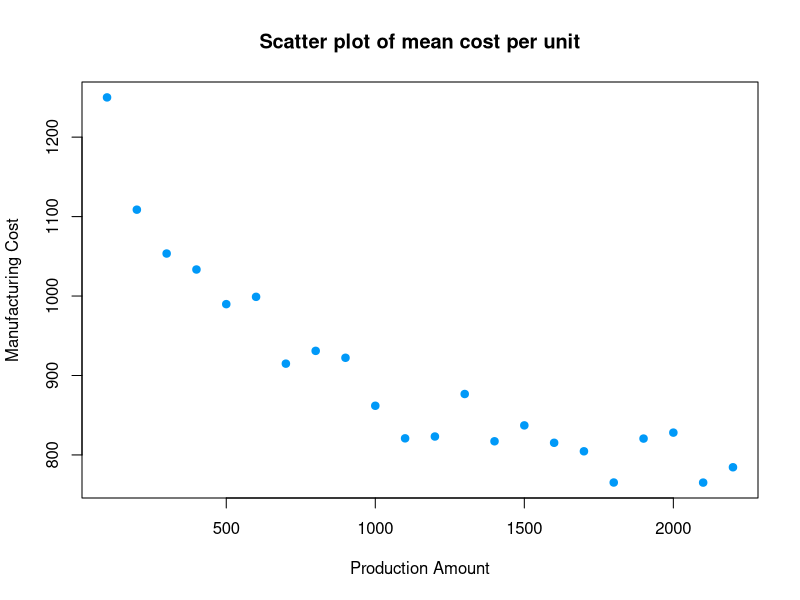
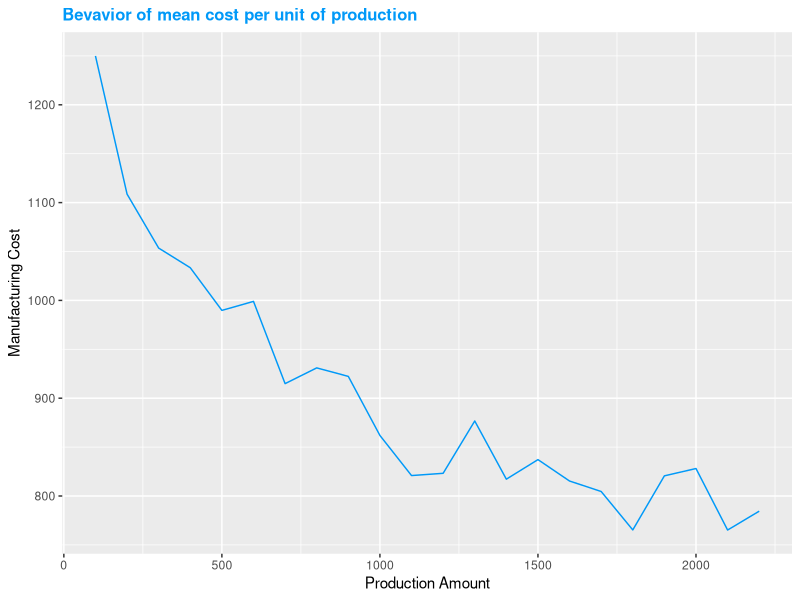
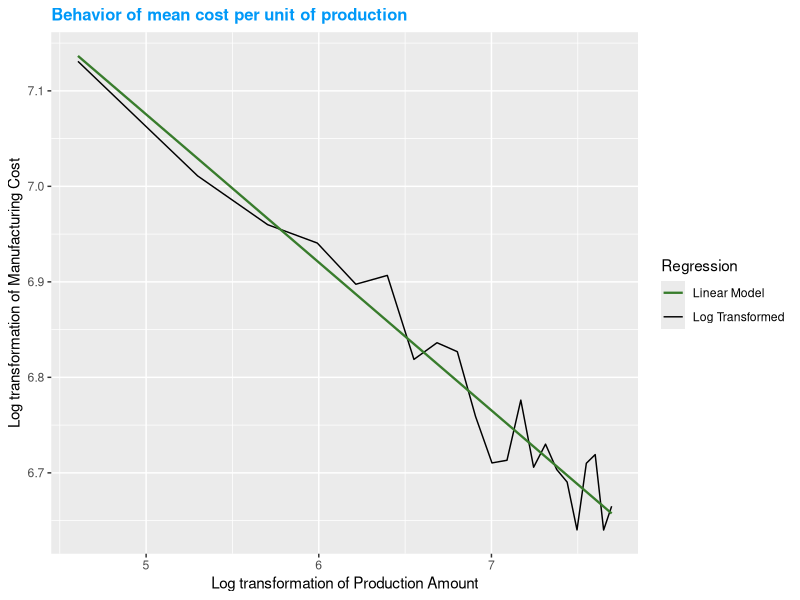
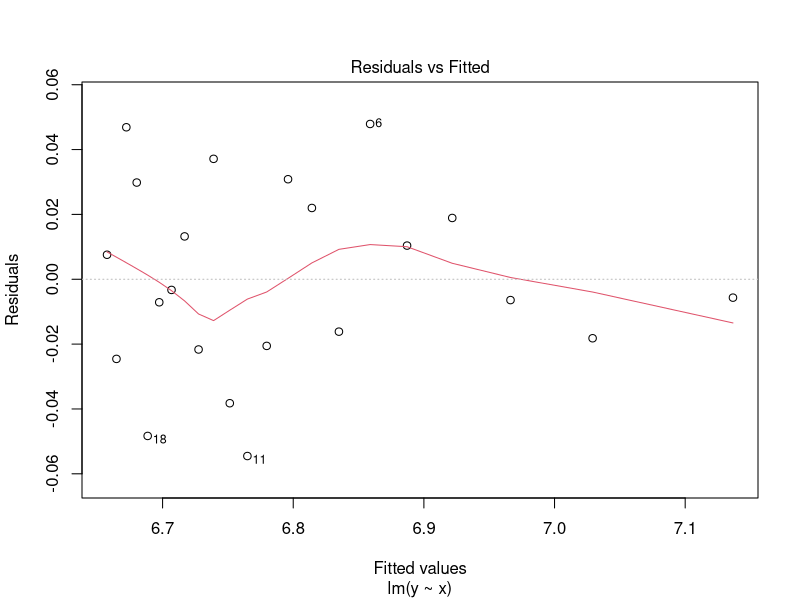
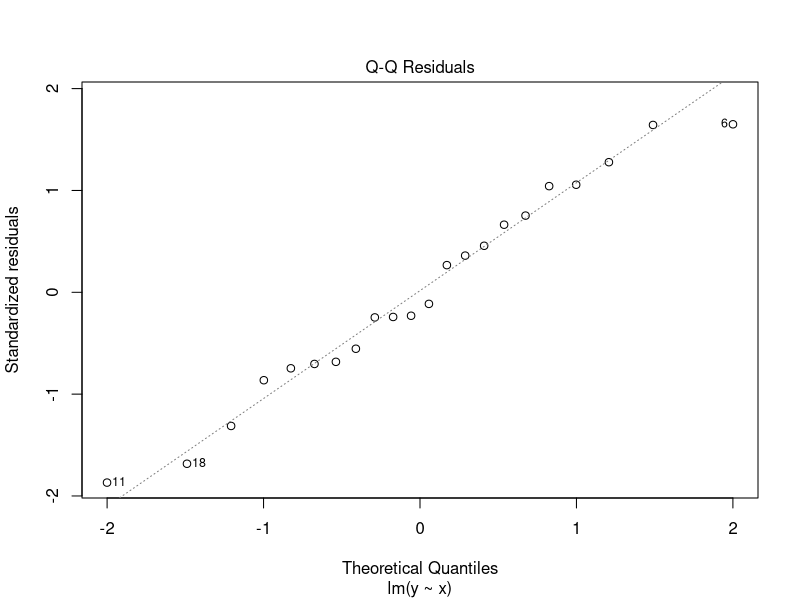
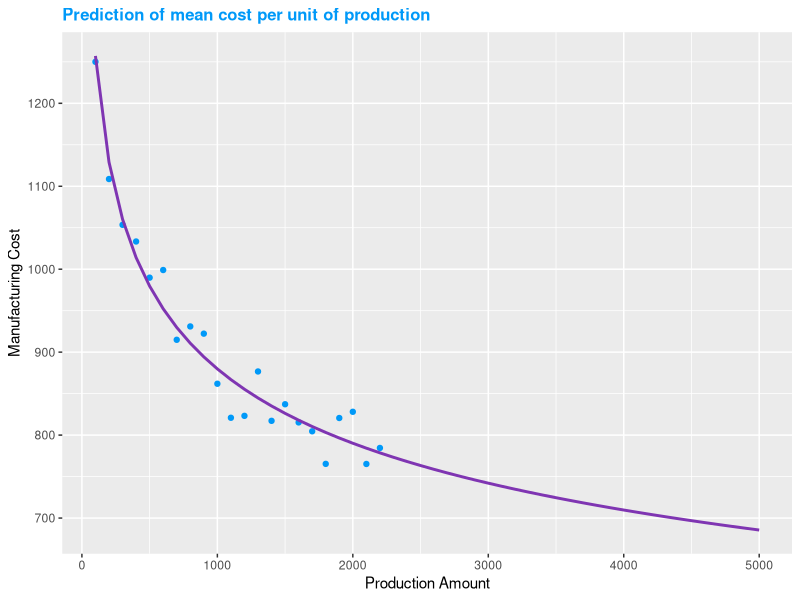
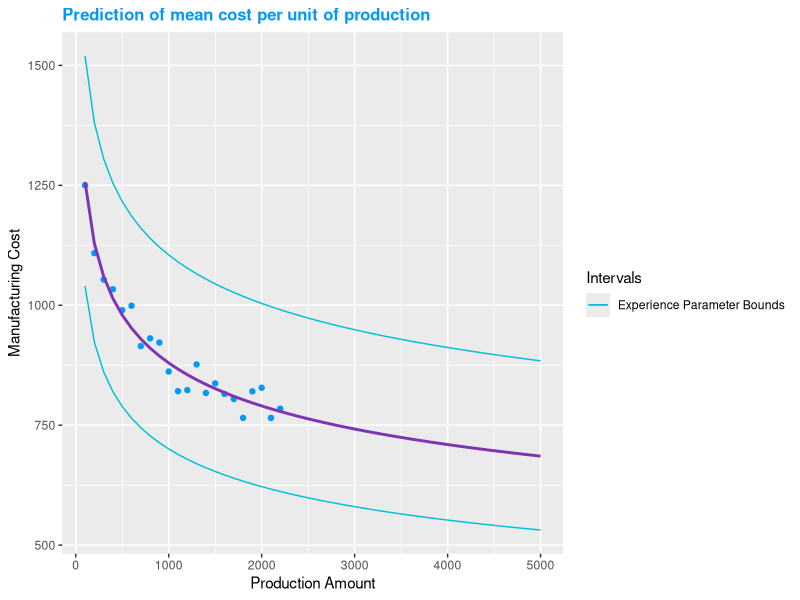
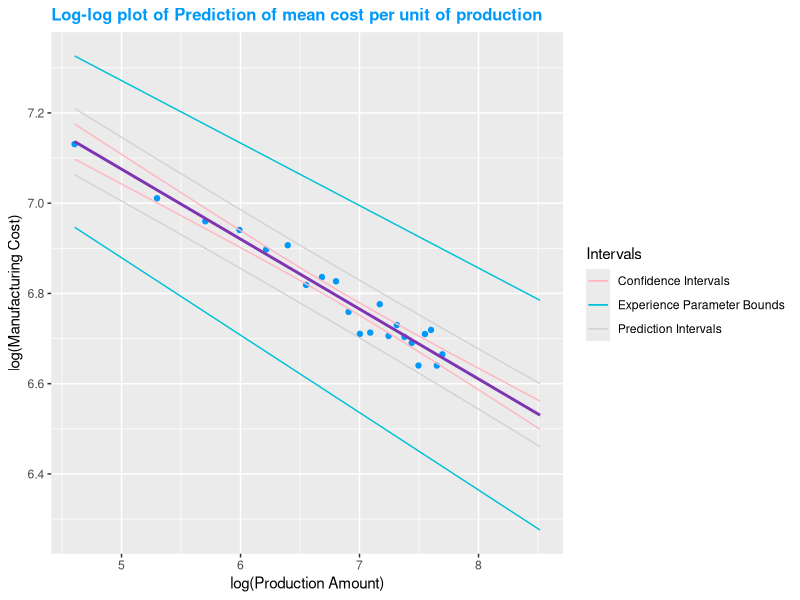

The R script that drew these images, in order:
## ---- chunk 1
knitr::opts_chunk$set(message = FALSE, warning = FALSE)
## ---- chunk 2
rm(list=ls())
## ---- chunk 3
#import necesary libraries
library(data.table)
library(ggplot2)
library(kableExtra)
library(ggfortify)
## ---- chunk 4
#import data
sol_panels <- fread("Case_Stud_I.csv", sep = ",", header = T)

#display data extract
head(sol_panels) |> 
kbl() |> 
kable_classic_2(full_width = F)

#plot scatter plot of all available data
attach(sol_panels)
plot(number_of_solar_panels, manufacturing_cost, 
     main ="Scatter plot of mean cost per unit", 
     xlab = "Production Amount", 
     ylab = "Manufacturing Cost", 
     pch = 19, 
     col = "#0099F8")
detach(sol_panels)


#show curve with all available data
prod_curve_plot <- ggplot(data = sol_panels, 
                          aes(x= number_of_solar_panels, y = manufacturing_cost)) +
  geom_line(color = "#0099F8")+
  labs(title = "Bevavior of mean cost per unit of production", 
       x= "Production Amount", 
       y = "Manufacturing Cost")+
  theme(plot.title = element_text(color = "#0099F8", size = 12, face = "bold"))

#plot
prod_curve_plot
## ---- chunk 5
#plot the transformed variables
prod_curve_log <- ggplot(data = sol_panels, aes(x= log(number_of_solar_panels), y = log(manufacturing_cost), color = "Log Transformed")) +
  geom_line() +
  labs(title = "Behavior of mean cost per unit of production", 
       x= "Log transformation of Production Amount", 
       y = "Log transformation of Manufacturing Cost")+
  theme(plot.title = element_text(color = "#0099F8", size = 12, face = "bold"))+
  geom_smooth(method = "lm", 
              formula = y ~ x, 
              se = F,
              size = 0.8,
              aes(color = "Linear Model"))+
scale_color_manual(name = "Regression", values = c("Linear Model" = "#387C2C", "Log Transformed" = "black"))
prod_curve_log

## ---- chunk 6
#create a linear model to predict experience curve values
y=log(sol_panels$manufacturing_cost)
x=log(sol_panels$number_of_solar_panels)

# lm.out <- lm(y ~ x)
# exp_curve_pred = lm(log(manufacturing_cost) ~log(number_of_solar_panels), data = sol_panels)
exp_curve_pred = lm(y ~ x)

#check assumptions to see if model fits well
plot(exp_curve_pred, which=c(2,1))
summary(exp_curve_pred)

## ---- chunk 7
# get A from log-log fit intercept
log_A <- exp_curve_pred$coefficients[1]
A <- as.numeric(exp(log_A))
paste("A =",A)

#get b from log-log slope
b <- as.numeric(exp_curve_pred$coefficients[2])
paste("b =",b)
## ---- chunk 8
#progress ratio
prog_ratio = 2^b
paste("The progress ratio is:",prog_ratio)

#learning rate
learn_rate = 1-prog_ratio 
paste("The learning rate is:", learn_rate)
## ---- chunk 9
#create table with units up to 5000 cumulative
pred_cost_table <- data.frame("Production_Amount" = seq(100, 5000, 100))

#add column with predicted value
pred_cost_table["Pred_Cost"] <- (pred_cost_table$Production_Amount^b)*A
## ---- chunk 10
#create a plot to see real data vs prediction
pred_cost_plot <- ggplot() +
  geom_point(data = sol_panels, 
             aes(x= number_of_solar_panels, 
                 y = manufacturing_cost), 
             color = "#0099F8") +
  geom_line(data = pred_cost_table, 
            aes(x= Production_Amount, 
                y = Pred_Cost), 
            color = "#7F35B2", 
            size = 1)+
  labs(title = "Prediction of mean cost per unit of production", 
       x= "Production Amount", 
       y = "Manufacturing Cost")+
  theme(plot.title = element_text(color = "#0099F8", size = 12, face = "bold"))
  
pred_cost_plot

## ---- chunk 11
#show last 4 periods
pred_cost_table[47:50,]
## ---- chunk 12
mean_cost <- mean(pred_cost_table[47:50, "Pred_Cost"])
paste("mean cost= ",mean_cost)
## ---- chunk 13
#calculate confidence intervals
CI = confint(exp_curve_pred)

A_upper = exp(CI[1,2])
A_lower = exp(CI[1,1])
b_upper = CI[2,2]
b_lower = CI[2,1]

#add individual CI per prod level
pred_cost_table["Upper_Bound"] <- A_upper*(pred_cost_table$Production_Amount^b_upper)
pred_cost_table["Lower_Bound"] <- A_lower*(pred_cost_table$Production_Amount^b_lower)

#plot CI regressions in same graph
pred_cost_plot_CI <- 
  pred_cost_plot + 
  geom_line(data = pred_cost_table,
            aes(x= Production_Amount, y = Upper_Bound, color = "Experience Parameter Bounds"))+
  geom_line(data = pred_cost_table,
            aes(x= Production_Amount, y = Lower_Bound, color = "Experience Parameter Bounds"))+
  scale_color_manual(name = "Intervals", 
                     values = c("Experience Parameter Bounds" = "#00C1D5"))
pred_cost_plot_CI
## ---- chunk 14
#create summary of average values for last 400 units
avg_values <- data.frame("Avg Lower Bound" = round(mean(pred_cost_table[47:50,4]),2),
                        "Avg Production" = round(mean(pred_cost_table[47:50,2]),2),
                        "Avg Upper Bound" = round(mean(pred_cost_table[47:50,3]),2))

#display data extract
avg_values |> 
kbl() |> 
kable_classic_2(full_width = F)
## ---- chunk 15
# Predict confidence interval (and prediction interval)

newx = seq(100,5000,by = 100)

pred_int_pred <- predict(exp_curve_pred, newdata=data.frame(x=log(newx)), interval="prediction",
                         level = 0.95)
conf_int_pred <- predict(exp_curve_pred, newdata=data.frame(x=log(newx)), interval="confidence",
                         level = 0.95)

# summary(exp_curve_pred)
summary(conf_int_pred)
## ---- chunk 16
# log transformed data plot

ggplot() +
  geom_point(data=sol_panels,
             aes(x= log(number_of_solar_panels),
                 y = log(manufacturing_cost)),
             color = "#0099F8") +
  geom_line(data=conf_int_pred,
            aes(x=log(newx),y=fit),color="#7F35B2", 
            size = 1)+
  #upper Experience parameter bound
  geom_line(data = pred_cost_table,
            aes(x= log(Production_Amount), y = log(Upper_Bound), color = "Experience Parameter Bounds"))+
  #lower Experience parameter bound
  geom_line(data = pred_cost_table,
            aes(x= log(Production_Amount), y = log(Lower_Bound), color = "Experience Parameter Bounds"))+
  #lower confidence interval
  geom_line(
            aes(x= log(newx),
                y = conf_int_pred[,2], color = "Confidence Intervals")) +
  #upper confidence interval
  geom_line(
            aes(x= log(newx),
                y = conf_int_pred[,3], color = "Confidence Intervals")) +
  #lower pred interval
  geom_line(
            aes(x= log(newx),
                y = pred_int_pred[,2], color = "Prediction Intervals")) +
  #upper pred interval
  geom_line(
            aes(x= log(newx),
                y = pred_int_pred[,3], color = "Prediction Intervals")) +
  labs(title = "Log-log plot of Prediction of mean cost per unit of production",
       x= "log(Production Amount)",
       y = "log(Manufacturing Cost)")+
  theme(plot.title = element_text(color = "#0099F8", size = 12, face = "bold")) +
  scale_color_manual(name = "Intervals", 
                     values = c("Experience Parameter Bounds" = "#00C1D5", "Confidence Intervals" = "lightpink", "Prediction Intervals"="lightgrey"))

# non transformed data plot
ggplot() +
  geom_point(data=sol_panels,
             aes(x= number_of_solar_panels,
                 y = manufacturing_cost),
             color = "#0099F8") +
  geom_line(data=conf_int_pred,
            aes(x=newx,y=exp(fit)),color="#7F35B2", 
            size = 1)+
  #upper Experience parameter bound
  geom_line(data = pred_cost_table,
            aes(x= Production_Amount, y = Upper_Bound, color = "Experience Parameter Bounds"))+
  #lower Experience parameter bound
  geom_line(data = pred_cost_table,
            aes(x= Production_Amount, y = Lower_Bound, color = "Experience Parameter Bounds"))+
  #lower confidence interval
  geom_line(
            aes(x= newx,
                y = exp(conf_int_pred[,2]), color = "Confidence Intervals")) +
  #upper confidence interval
  geom_line(
            aes(x= newx,
                y = exp(conf_int_pred[,3]), color = "Confidence Intervals")) +
  #lower pred interval
  geom_line(
            aes(x= newx,
                y = exp(pred_int_pred[,2]), color = "Prediction Intervals")) +
  #upper pred interval
  geom_line(
            aes(x= newx,
                y = exp(pred_int_pred[,3]), color = "Prediction Intervals")) +
  labs(title = "Plot of Prediction of mean cost per unit of production",
       x= "log(Production Amount)",
       y = "log(Manufacturing Cost)")+
  theme(plot.title = element_text(color = "#0099F8", size = 12, face = "bold")) +
  scale_color_manual(name = "Intervals", 
                     values = c("Experience Parameter Bounds" = "#00C1D5", "Confidence Intervals" = "lightpink", "Prediction Intervals"="lightgrey"))

## ---- chunk 17
#show last 4 periods
data.frame(exp(conf_int_pred[47:50,]))
## ---- chunk 18
#create summary of average values for last 400 units using confidence interval
avg_values <- data.frame("Interval type" = c("Experience Parameter Bounds","Confidence Interval",
                                             "Prediction Interval"),
                        "Avg Lower Bound" = c(round(mean(pred_cost_table[47:50,4]),2),
                                              round(mean(exp(conf_int_pred[47:50,"lwr"]),2)),
                                              round(mean(exp(pred_int_pred[47:50,"lwr"]),2))),
                        "Avg Production" = c(round(mean(pred_cost_table[47:50,2]),2),
                                             round(mean(exp(conf_int_pred[47:50,"fit"]),2)),
                                             round(mean(exp(pred_int_pred[47:50,"fit"]),2))),
                        "Avg Upper Bound" = c(round(mean(pred_cost_table[47:50,3]),2),
                                              round(mean(exp(conf_int_pred[47:50,"upr"]),2)),
                                              round(mean(exp(pred_int_pred[47:50,"upr"]),2))))


#display data extract
avg_values |> 
kbl() |> 
kable_classic_2(full_width = F)
